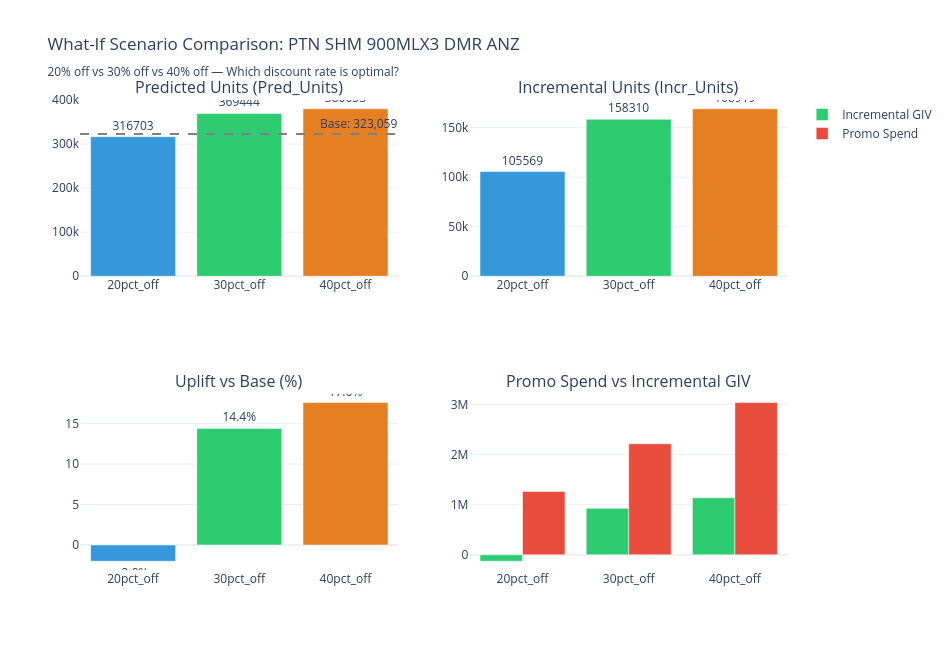

The cell this chart's notebook holds for it:
### Code cell
# ============================================================
# Step 5: Visualization — 3-Scenario Comparison Charts
# ============================================================
# Chart only the promo scenarios (exclude base)
sc_data = sku_comparison[sku_comparison["Scenario Name"] != "base"].copy()
sc_names = sc_data["Scenario Name"].values
colors_3 = ["#3498db", "#2ecc71", "#e67e22"]

fig = make_subplots(
    rows=2, cols=2,
    subplot_titles=[
        "Predicted Units (Pred_Units)",
        "Incremental Units (Incr_Units)",
        "Uplift vs Base (%)",
        "Promo Spend vs Incremental GIV",
    ],
)

# 1. Pred_Units
fig.add_trace(go.Bar(
    x=sc_names, y=sc_data["Pred_Units"],
    marker_color=colors_3, text=sc_data["Pred_Units"].astype(int),
    textposition="outside", showlegend=False,
), row=1, col=1)
# Baseline reference line
fig.add_hline(y=base_units, line_dash="dash", line_color="gray",
              annotation_text=f"Base: {int(base_units):,}", row=1, col=1)

# 2. Incr_Units
fig.add_trace(go.Bar(
    x=sc_names, y=sc_data["Incr_Units"],
    marker_color=colors_3, text=sc_data["Incr_Units"].astype(int),
    textposition="outside", showlegend=False,
), row=1, col=2)

# 3. Uplift %
fig.add_trace(go.Bar(
    x=sc_names, y=sc_data["Uplift vs Base (%)"],
    marker_color=colors_3,
    text=[f"{v:.1f}%" for v in sc_data["Uplift vs Base (%)"]],
    textposition="outside", showlegend=False,
), row=2, col=1)

# 4. Spend vs Incremental GIV (grouped bar)
base_giv = sku_comparison.loc[sku_comparison["Scenario Name"] == "base", "GIV"].values[0]
sc_data_copy = sc_data.copy()
sc_data_copy["Incr_GIV"] = sc_data_copy["GIV"] - base_giv
fig.add_trace(go.Bar(
    x=sc_names, y=sc_data_copy["Incr_GIV"],
    name="Incremental GIV", marker_color="#2ecc71",
), row=2, col=2)
fig.add_trace(go.Bar(
    x=sc_names, y=sc_data_copy["EstimatedPromoSpend"],
    name="Promo Spend", marker_color="#e74c3c",
), row=2, col=2)

fig.update_layout(
    title=f"What-If Scenario Comparison: {TARGET_SKU_NAME}<br>"
          f"<sub>20% off vs 30% off vs 40% off — Which discount rate is optimal?</sub>",
    template="plotly_white",
    height=650, width=950,
    barmode="group",
)
fig.show()

### Figure 1 — Plotly figure (JSON) as saved in the notebook; plotly's stock layout.template omitted (floating-point values rounded to 4 significant figures)
{"data": [{"marker": {"color": ["#3498db", "#2ecc71", "#e67e22"]}, "showlegend": false, "text": [316700.0, 369400.0, 380100.0], "textposition": "outside", "type": "bar", "x": ["20pct_off", "30pct_off", "40pct_off"], "xaxis": "x", "y": [316703, 369444, 380053], "yaxis": "y"}, {"marker": {"color": ["#3498db", "#2ecc71", "#e67e22"]}, "showlegend": false, "text": [105600.0, 158300.0, 168900.0], "textposition": "outside", "type": "bar", "x": ["20pct_off", "30pct_off", "40pct_off"], "xaxis": "x2", "y": [105600.0, 158300.0, 168900.0], "yaxis": "y2"}, {"marker": {"color": ["#3498db", "#2ecc71", "#e67e22"]}, "showlegend": false, "text": ["-2.0%", "14.4%", "17.6%"], "textposition": "outside", "type": "bar", "x": ["20pct_off", "30pct_off", "40pct_off"], "xaxis": "x3", "y": [-2.0, 14.4, 17.6], "yaxis": "y3"}, {"marker": {"color": "#2ecc71"}, "name": "Incremental GIV", "type": "bar", "x": ["20pct_off", "30pct_off", "40pct_off"], "xaxis": "x4", "y": [-127100.0, 927700.0, 1140000.0], "yaxis": "y4"}, {"marker": {"color": "#e74c3c"}, "name": "Promo Spend", "type": "bar", "x": ["20pct_off", "30pct_off", "40pct_off"], "xaxis": "x4", "y": [1267000.0, 2217000.0, 3040000.0], "yaxis": "y4"}], "layout": {"annotations": [{"font": {"size": 16}, "showarrow": false, "text": "Predicted Units (Pred_Units)", "x": 0.225, "xanchor": "center", "xref": "paper", "y": 1, "yanchor": "bottom", "yref": "paper"}, {"font": {"size": 16}, "showarrow": false, "text": "Incremental Units (Incr_Units)", "x": 0.775, "xanchor": "center", "xref": "paper", "y": 1, "yanchor": "bottom", "yref": "paper"}, {"font": {"size": 16}, "showarrow": false, "text": "Uplift vs Base (%)", "x": 0.225, "xanchor": "center", "xref": "paper", "y": 0.375, "yanchor": "bottom", "yref": "paper"}, {"font": {"size": 16}, "showarrow": false, "text": "Promo Spend vs Incremental GIV", "x": 0.775, "xanchor": "center", "xref": "paper", "y": 0.375, "yanchor": "bottom", "yref": "paper"}, {"showarrow": false, "text": "Base: 323,059", "x": 1, "xanchor": "right", "xref": "x domain", "y": 323059, "yanchor": "bottom", "yref": "y"}], "barmode": "group", "height": 650, "shapes": [{"line": {"color": "gray", "dash": "dash"}, "type": "line", "x0": 0, "x1": 1, "xref": "x domain", "y0": 323059, "y1": 323059, "yref": "y"}], "title": {"text": "What-If Scenario Comparison: PTN SHM 900MLX3 DMR ANZ<br><sub>20% off vs 30% off vs 40% off — Which discount rate is optimal?</sub>"}, "width": 950, "xaxis": {"anchor": "y", "domain": [0, 0.45]}, "xaxis2": {"anchor": "y2", "domain": [0.55, 1]}, "xaxis3": {"anchor": "y3", "domain": [0, 0.45]}, "xaxis4": {"anchor": "y4", "domain": [0.55, 1]}, "yaxis": {"anchor": "x", "domain": [0.625, 1]}, "yaxis2": {"anchor": "x2", "domain": [0.625, 1]}, "yaxis3": {"anchor": "x3", "domain": [0, 0.375]}, "yaxis4": {"anchor": "x4", "domain": [0, 0.375]}}}
